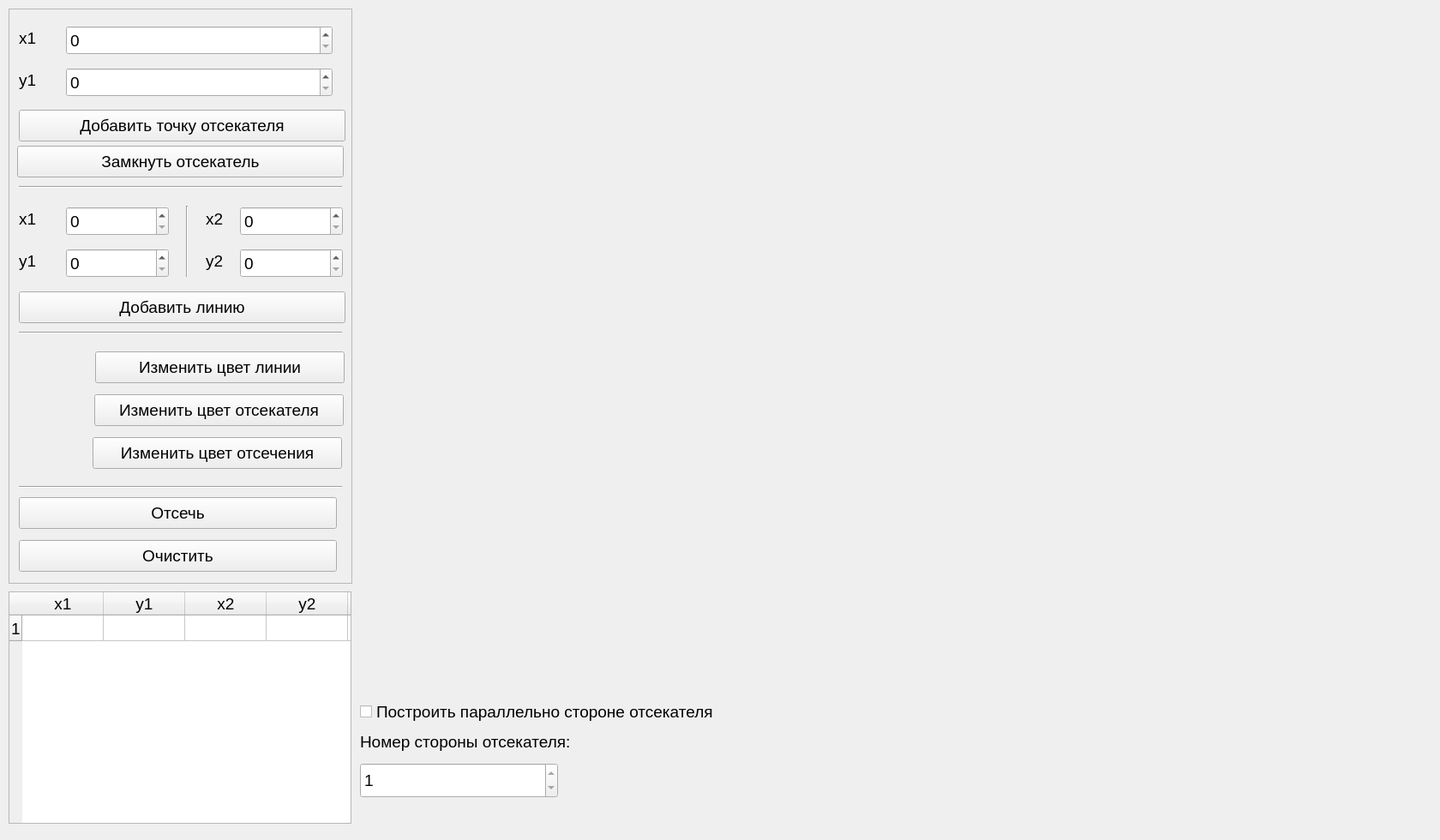
<?xml version="1.0" encoding="UTF-8"?>
<ui version="4.0">
 <class>MainWindow</class>
 <widget class="QMainWindow" name="MainWindow">
  <property name="geometry">
   <rect>
    <x>0</x>
    <y>0</y>
    <width>1680</width>
    <height>980</height>
   </rect>
  </property>
  <property name="font">
   <font>
    <pointsize>14</pointsize>
   </font>
  </property>
  <property name="windowTitle">
   <string>MainWindow</string>
  </property>
  <widget class="QWidget" name="centralWidget">
   <widget class="DrawLabel" name="drawLabel">
    <property name="geometry">
     <rect>
      <x>440</x>
      <y>20</y>
      <width>1201</width>
      <height>720</height>
     </rect>
    </property>
    <property name="minimumSize">
     <size>
      <width>0</width>
      <height>0</height>
     </size>
    </property>
    <property name="text">
     <string/>
    </property>
   </widget>
   <widget class="QFrame" name="frame">
    <property name="geometry">
     <rect>
      <x>10</x>
      <y>10</y>
      <width>401</width>
      <height>671</height>
     </rect>
    </property>
    <property name="frameShape">
     <enum>QFrame::StyledPanel</enum>
    </property>
    <widget class="QSpinBox" name="y1addDotClipSpinBox">
     <property name="geometry">
      <rect>
       <x>67</x>
       <y>69</y>
       <width>311</width>
       <height>34</height>
      </rect>
     </property>
     <property name="maximum">
      <number>720</number>
     </property>
    </widget>
    <widget class="Line" name="line_4">
     <property name="geometry">
      <rect>
       <x>12</x>
       <y>370</y>
       <width>377</width>
       <height>16</height>
      </rect>
     </property>
     <property name="orientation">
      <enum>Qt::Horizontal</enum>
     </property>
    </widget>
    <widget class="QLabel" name="y1setClipperTextLabel">
     <property name="geometry">
      <rect>
       <x>12</x>
       <y>280</y>
       <width>24</width>
       <height>28</height>
      </rect>
     </property>
     <property name="text">
      <string>y1</string>
     </property>
    </widget>
    <widget class="QSpinBox" name="y1setLineSpinBox">
     <property name="geometry">
      <rect>
       <x>67</x>
       <y>280</y>
       <width>120</width>
       <height>34</height>
      </rect>
     </property>
     <property name="maximum">
      <number>720</number>
     </property>
    </widget>
    <widget class="QLabel" name="x2setClipperTextLabel">
     <property name="geometry">
      <rect>
       <x>230</x>
       <y>231</y>
       <width>24</width>
       <height>28</height>
      </rect>
     </property>
     <property name="text">
      <string>x2</string>
     </property>
    </widget>
    <widget class="QSpinBox" name="x2setLineSpinBox">
     <property name="geometry">
      <rect>
       <x>270</x>
       <y>231</y>
       <width>120</width>
       <height>34</height>
      </rect>
     </property>
     <property name="maximum">
      <number>1200</number>
     </property>
    </widget>
    <widget class="QLabel" name="y2setClipperTextLabel">
     <property name="geometry">
      <rect>
       <x>230</x>
       <y>280</y>
       <width>24</width>
       <height>28</height>
      </rect>
     </property>
     <property name="text">
      <string>y2</string>
     </property>
    </widget>
    <widget class="QSpinBox" name="y2x1setLineSpinBox">
     <property name="geometry">
      <rect>
       <x>270</x>
       <y>280</y>
       <width>120</width>
       <height>34</height>
      </rect>
     </property>
     <property name="maximum">
      <number>720</number>
     </property>
    </widget>
    <widget class="QLabel" name="lineBaseColorLabel">
     <property name="geometry">
      <rect>
       <x>12</x>
       <y>400</y>
       <width>64</width>
       <height>28</height>
      </rect>
     </property>
     <property name="minimumSize">
      <size>
       <width>64</width>
       <height>0</height>
      </size>
     </property>
     <property name="text">
      <string/>
     </property>
    </widget>
    <widget class="QPushButton" name="setLineBaseColorPushButton">
     <property name="geometry">
      <rect>
       <x>101</x>
       <y>400</y>
       <width>291</width>
       <height>37</height>
      </rect>
     </property>
     <property name="text">
      <string>Изменить цвет линии</string>
     </property>
    </widget>
    <widget class="QLabel" name="clipperColorLabel">
     <property name="geometry">
      <rect>
       <x>12</x>
       <y>450</y>
       <width>64</width>
       <height>28</height>
      </rect>
     </property>
     <property name="minimumSize">
      <size>
       <width>64</width>
       <height>0</height>
      </size>
     </property>
     <property name="frameShape">
      <enum>QFrame::NoFrame</enum>
     </property>
     <property name="text">
      <string/>
     </property>
    </widget>
    <widget class="QPushButton" name="setClipperColorPushButton">
     <property name="geometry">
      <rect>
       <x>100</x>
       <y>450</y>
       <width>291</width>
       <height>37</height>
      </rect>
     </property>
     <property name="text">
      <string>Изменить цвет отсекателя</string>
     </property>
    </widget>
    <widget class="QLabel" name="clippedLineColorLabel">
     <property name="geometry">
      <rect>
       <x>12</x>
       <y>500</y>
       <width>64</width>
       <height>28</height>
      </rect>
     </property>
     <property name="minimumSize">
      <size>
       <width>64</width>
       <height>0</height>
      </size>
     </property>
     <property name="text">
      <string/>
     </property>
    </widget>
    <widget class="QPushButton" name="setClippedLineColorPushButton">
     <property name="geometry">
      <rect>
       <x>98</x>
       <y>500</y>
       <width>291</width>
       <height>37</height>
      </rect>
     </property>
     <property name="minimumSize">
      <size>
       <width>190</width>
       <height>0</height>
      </size>
     </property>
     <property name="text">
      <string>Изменить цвет отсечения</string>
     </property>
    </widget>
    <widget class="QSpinBox" name="x1setLineSpinBox">
     <property name="geometry">
      <rect>
       <x>67</x>
       <y>231</y>
       <width>120</width>
       <height>34</height>
      </rect>
     </property>
     <property name="maximum">
      <number>1200</number>
     </property>
    </widget>
    <widget class="QPushButton" name="addLinePushButton">
     <property name="geometry">
      <rect>
       <x>12</x>
       <y>330</y>
       <width>381</width>
       <height>37</height>
      </rect>
     </property>
     <property name="text">
      <string>Добавить линию</string>
     </property>
    </widget>
    <widget class="QPushButton" name="clipPushButton">
     <property name="geometry">
      <rect>
       <x>12</x>
       <y>570</y>
       <width>371</width>
       <height>37</height>
      </rect>
     </property>
     <property name="text">
      <string>Отсечь</string>
     </property>
    </widget>
    <widget class="QPushButton" name="setClipperPushButton">
     <property name="geometry">
      <rect>
       <x>12</x>
       <y>118</y>
       <width>381</width>
       <height>37</height>
      </rect>
     </property>
     <property name="text">
      <string>Добавить точку отсекателя</string>
     </property>
    </widget>
    <widget class="QLabel" name="y1addLineTextLabel">
     <property name="geometry">
      <rect>
       <x>12</x>
       <y>69</y>
       <width>24</width>
       <height>28</height>
      </rect>
     </property>
     <property name="text">
      <string>y1</string>
     </property>
    </widget>
    <widget class="QSpinBox" name="x1addDotClipSpinBox">
     <property name="geometry">
      <rect>
       <x>67</x>
       <y>20</y>
       <width>311</width>
       <height>34</height>
      </rect>
     </property>
     <property name="maximum">
      <number>1200</number>
     </property>
    </widget>
    <widget class="QPushButton" name="clearPushButton">
     <property name="geometry">
      <rect>
       <x>12</x>
       <y>620</y>
       <width>371</width>
       <height>37</height>
      </rect>
     </property>
     <property name="text">
      <string>Очистить</string>
     </property>
    </widget>
    <widget class="QLabel" name="x1setClipperTextLabel">
     <property name="geometry">
      <rect>
       <x>12</x>
       <y>231</y>
       <width>24</width>
       <height>28</height>
      </rect>
     </property>
     <property name="text">
      <string>x1</string>
     </property>
    </widget>
    <widget class="QLabel" name="x1addLineTextLabel">
     <property name="geometry">
      <rect>
       <x>12</x>
       <y>20</y>
       <width>24</width>
       <height>28</height>
      </rect>
     </property>
     <property name="text">
      <string>x1</string>
     </property>
    </widget>
    <widget class="Line" name="line_2">
     <property name="geometry">
      <rect>
       <x>200</x>
       <y>230</y>
       <width>16</width>
       <height>83</height>
      </rect>
     </property>
     <property name="orientation">
      <enum>Qt::Vertical</enum>
     </property>
    </widget>
    <widget class="Line" name="line_3">
     <property name="geometry">
      <rect>
       <x>12</x>
       <y>200</y>
       <width>377</width>
       <height>16</height>
      </rect>
     </property>
     <property name="orientation">
      <enum>Qt::Horizontal</enum>
     </property>
    </widget>
    <widget class="Line" name="line_5">
     <property name="geometry">
      <rect>
       <x>12</x>
       <y>550</y>
       <width>377</width>
       <height>16</height>
      </rect>
     </property>
     <property name="orientation">
      <enum>Qt::Horizontal</enum>
     </property>
    </widget>
    <widget class="QPushButton" name="closeClipperButton">
     <property name="geometry">
      <rect>
       <x>10</x>
       <y>160</y>
       <width>381</width>
       <height>37</height>
      </rect>
     </property>
     <property name="text">
      <string>Замкнуть отсекатель</string>
     </property>
    </widget>
   </widget>
   <widget class="QTableWidget" name="tableWidget">
    <property name="geometry">
     <rect>
      <x>10</x>
      <y>690</y>
      <width>400</width>
      <height>271</height>
     </rect>
    </property>
    <property name="font">
     <font>
      <pointsize>14</pointsize>
     </font>
    </property>
    <property name="horizontalScrollBarPolicy">
     <enum>Qt::ScrollBarAlwaysOff</enum>
    </property>
    <property name="rowCount">
     <number>1</number>
    </property>
    <property name="columnCount">
     <number>6</number>
    </property>
    <attribute name="horizontalHeaderVisible">
     <bool>true</bool>
    </attribute>
    <attribute name="horizontalHeaderCascadingSectionResizes">
     <bool>true</bool>
    </attribute>
    <attribute name="horizontalHeaderMinimumSectionSize">
     <number>50</number>
    </attribute>
    <attribute name="horizontalHeaderDefaultSectionSize">
     <number>95</number>
    </attribute>
    <attribute name="horizontalHeaderShowSortIndicator" stdset="0">
     <bool>false</bool>
    </attribute>
    <attribute name="verticalHeaderVisible">
     <bool>true</bool>
    </attribute>
    <attribute name="verticalHeaderCascadingSectionResizes">
     <bool>true</bool>
    </attribute>
    <attribute name="verticalHeaderShowSortIndicator" stdset="0">
     <bool>false</bool>
    </attribute>
    <row/>
    <column>
     <property name="text">
      <string>x1</string>
     </property>
    </column>
    <column>
     <property name="text">
      <string>y1</string>
     </property>
    </column>
    <column>
     <property name="text">
      <string>x2</string>
     </property>
    </column>
    <column>
     <property name="text">
      <string>y2</string>
     </property>
    </column>
    <column/>
    <column/>
   </widget>
   <widget class="QCheckBox" name="checkBoxParallel">
    <property name="geometry">
     <rect>
      <x>420</x>
      <y>810</y>
      <width>531</width>
      <height>41</height>
     </rect>
    </property>
    <property name="text">
     <string>Построить параллельно стороне отсекателя</string>
    </property>
   </widget>
   <widget class="QSpinBox" name="spinBoxParallel">
    <property name="geometry">
     <rect>
      <x>420</x>
      <y>890</y>
      <width>231</width>
      <height>41</height>
     </rect>
    </property>
    <property name="minimum">
     <number>1</number>
    </property>
    <property name="maximum">
     <number>1</number>
    </property>
   </widget>
   <widget class="QLabel" name="label">
    <property name="geometry">
     <rect>
      <x>420</x>
      <y>850</y>
      <width>301</width>
      <height>31</height>
     </rect>
    </property>
    <property name="text">
     <string>Номер стороны отсекателя:</string>
    </property>
   </widget>
  </widget>
 </widget>
 <layoutdefault spacing="6" margin="11"/>
 <customwidgets>
  <customwidget>
   <class>DrawLabel</class>
   <extends>QLabel</extends>
   <header>drawlabel.h</header>
  </customwidget>
 </customwidgets>
 <resources/>
 <connections/>
</ui>
